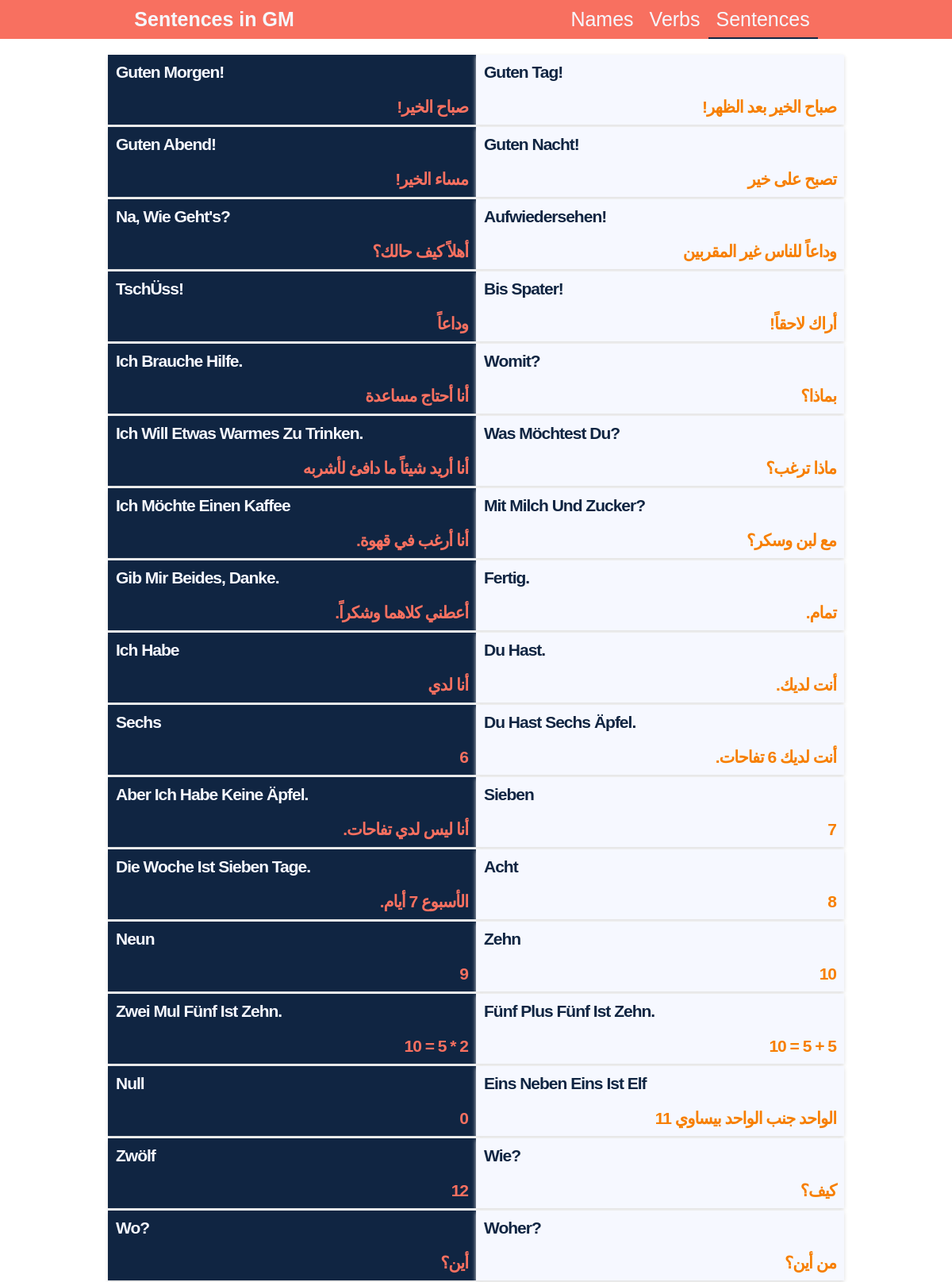
Screenshot of /sentences (upper part) with the database file from the repository.
### tables this page shows
CREATE TABLE sentences (id INT NOT NULL, sentenceGM TEXT NOT NULL, sentenceAR TEXT NOT NULL);

### app.py (the view)
@app.route("/sentences", methods=["GET"])
def sentences():
  connection = connect()
  cursor = connection.cursor()
  sentences = cursor.execute("SELECT * FROM sentences").fetchall()
  close(connection)
  return render_template("sentences.html", sentences=sentences)

### app.py (called while the page is built)
def connect():
  database = sqlite3.connect(f"data.db")
  return database

def close(connection):
  connection.close()

### templates/sentences.html (shortened to what this page needs)
{% extends "layout.html" %}
{% block header %}
  <h1>Sentences in GM</h1>
{% endblock %}
{% block links %}
  <li class="lnk"><a href="/">Names</a></li>
  <li class="lnk"><a href="/verbs">Verbs</a></li>
  <li class="lnk active"><a href="/sentences">Sentences</a></li>
{% endblock %}
{% block body %}
  <div class="sentences">
    {% for sen in sentences %}
    <div class="box" data-id="{{ sen[0] }}">
      <p class="sentenceGM" contenteditable="true" oninput="editSentence(this.parentElement.getAttribute('data-id'), this.textContent, 'sentenceGM')">{{ sen[1] }}</p>
      <p class="sentenceAR" contenteditable="true" oninput="editSentence(this.parentElement.getAttribute('data-id'), this.textContent, 'sentenceAR')">{{ sen[2] }}</p>
    </div>
    {% endfor %}
  </div>
{% endblock %}

### static/style.css (style rules this page uses)
* { --webkit-box-sizing: border-box; --moz-box-sizing: border-box; box-sizing: border-box; margin: 0; padding: 0; }
:root { --main-wcolor: #F6F8FF; --main-dcolor: #102542; --main-bcolor: #F87060; --main-hcolor: #F77F00; --main-ecolor: #2EC0F9; --main-mcolor: #69306D; }
.header h1 { font-size: 25px; color: var(--main-wcolor); font-family: "Arial", sans-serif; }
.header ul li { color: var(--main-wcolor); cursor: pointer; user-select: none; position: relative; }
.header ul li a { color: var(--main-wcolor); font-family: "Arial", sans-serif; font-weight: normal; font-size: 25px; text-decoration: none; display: inline-block; padding: 10px; }
.header ul li::after { content: ""; position: absolute; bottom: 0; left: 50%; height: 2.5px; width: 0; background-color: var(--main-wcolor); transition: width 0.4s ease, left 0.4s ease, background-color 0.4s ease; }
.header ul li.active::after { width: 100%; left: 0; background-color: var(--main-dcolor); }
.box { width: 0px; min-width: 100%; }
.sentences { margin-left: auto; margin-right: auto; width: 80%; display: grid; grid-template-columns: auto auto; }
.sentences .box { background-color: var(--main-dcolor); font-family: "Arial", sans-serif; margin-bottom: 3px; box-shadow: 0px 2px 5px 0px #ddd; }
.box p { padding: 10px; font-size: 21px; letter-spacing: -1px; font-weight: bold; text-transform: capitalize; }
.sentences .box:nth-child(even) { background-color: var(--main-wcolor); }
.sentenceGM { color: var(--main-wcolor); }
.sentences .box:nth-child(even) .sentenceGM { color: var(--main-dcolor); }
.sentenceAR { text-align: right; direction: rtl; }
.box:nth-child(odd) .sentenceAR { color: var(--main-bcolor); }
.box:nth-child(even) .sentenceAR { color: var(--main-hcolor); }

### rows the page displays
sentences: sentenceGM "Guten Morgen!", sentenceAR "صباح الخير!"
sentences: sentenceGM "Guten Tag!", sentenceAR "صباح الخير بعد الظهر!"
sentences: sentenceGM "Guten Abend!", sentenceAR "مساء الخير!"
sentences: sentenceGM "Guten Nacht!", sentenceAR "تصبح على خير"
sentences: sentenceGM "Na, Wie Geht's?", sentenceAR "أهلاً كيف حالك؟"
sentences: sentenceGM "Aufwiedersehen!", sentenceAR "وداعاً للناس غير المقربين"
sentences: sentenceGM "TschÜss!", sentenceAR "وداعاً"
sentences: sentenceGM "Bis Spater!", sentenceAR "أراك لاحقاً!"
sentences: sentenceGM "Ich Brauche Hilfe.", sentenceAR "أنا أحتاج مساعدة"
sentences: sentenceGM "Womit?", sentenceAR "بماذا؟"
sentences: sentenceGM "Ich Will Etwas Warmes Zu Trinken.", sentenceAR "أنا أريد شيئاً ما دافئ لأشربه"
sentences: sentenceGM "Was Möchtest Du?", sentenceAR "ماذا ترغب؟"
sentences: sentenceGM "Ich Möchte Einen Kaffee", sentenceAR "أنا أرغب في قهوة."
sentences: sentenceGM "Mit Milch Und Zucker?", sentenceAR "مع لبن وسكر؟"
sentences: sentenceGM "Gib Mir Beides, Danke.", sentenceAR "أعطني كلاهما وشكراً."
sentences: sentenceGM "Fertig.", sentenceAR "تمام."
sentences: sentenceGM "Ich Habe", sentenceAR "أنا لدي"
sentences: sentenceGM "Du Hast.", sentenceAR "أنت لديك."
sentences: sentenceGM "Sechs", sentenceAR "6"
sentences: sentenceGM "Du Hast Sechs Äpfel.", sentenceAR "أنت لديك 6 تفاحات."
sentences: sentenceGM "Aber Ich Habe Keine Äpfel.", sentenceAR "أنا ليس لدي تفاحات."
sentences: sentenceGM "Sieben", sentenceAR "7"
sentences: sentenceGM "Die Woche Ist Sieben Tage.", sentenceAR "الأسبوع 7 أيام."
sentences: sentenceGM "Acht", sentenceAR "8"
sentences: sentenceGM "Neun", sentenceAR "9"
sentences: sentenceGM "Zehn", sentenceAR "10"
sentences: sentenceGM "Zwei Mul Fünf Ist Zehn.", sentenceAR "2 * 5 = 10"
sentences: sentenceGM "Fünf Plus Fünf Ist Zehn.", sentenceAR "5 + 5 = 10"
sentences: sentenceGM "Null", sentenceAR "0"
sentences: sentenceGM "Eins Neben Eins Ist Elf", sentenceAR "الواحد جنب الواحد بيساوي 11"
sentences: sentenceGM "Zwölf", sentenceAR "12"
sentences: sentenceGM "Wie?", sentenceAR "كيف؟"
sentences: sentenceGM "Wo?", sentenceAR "أين؟"
sentences: sentenceGM "Woher?", sentenceAR "من أين؟"
